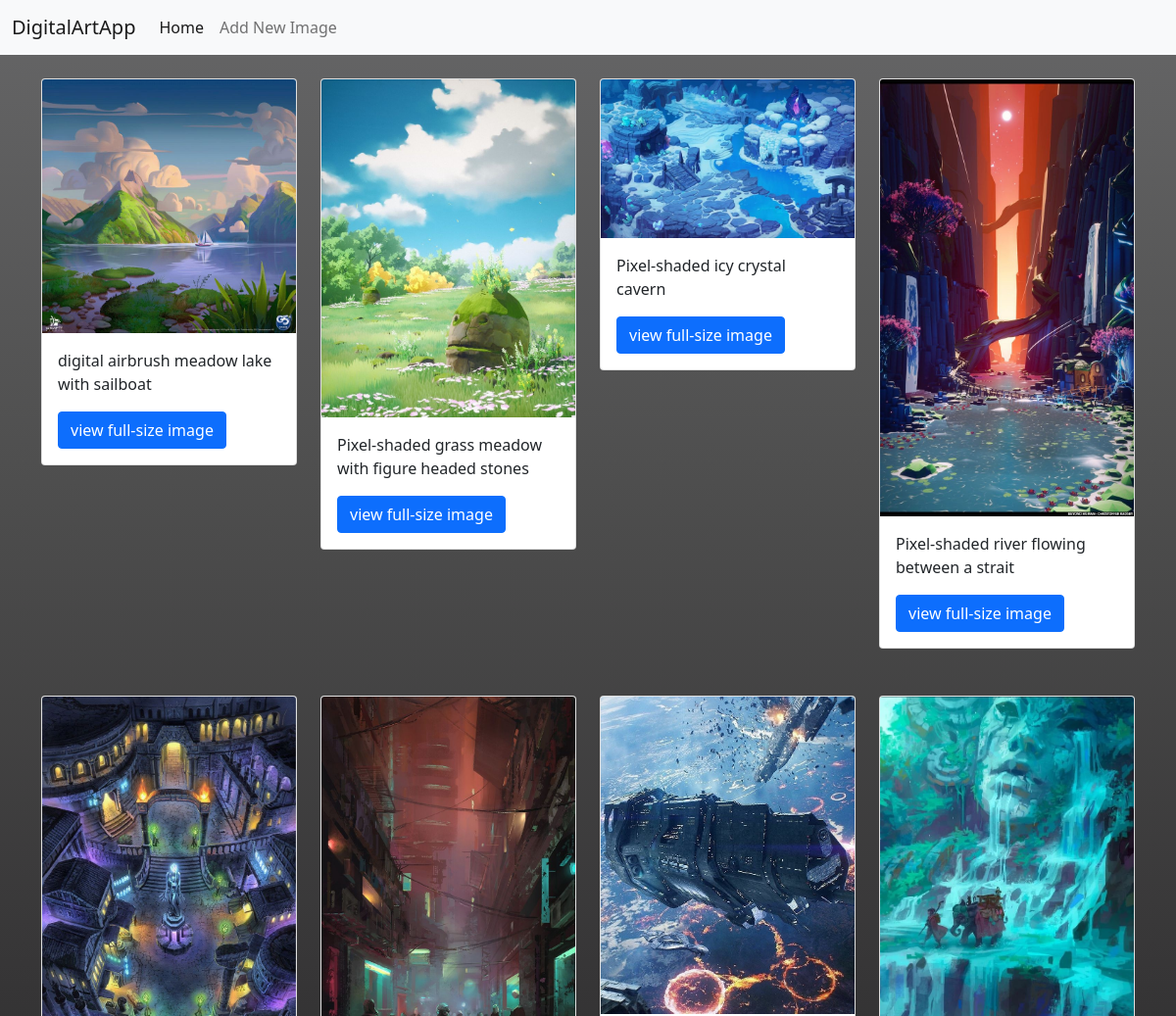
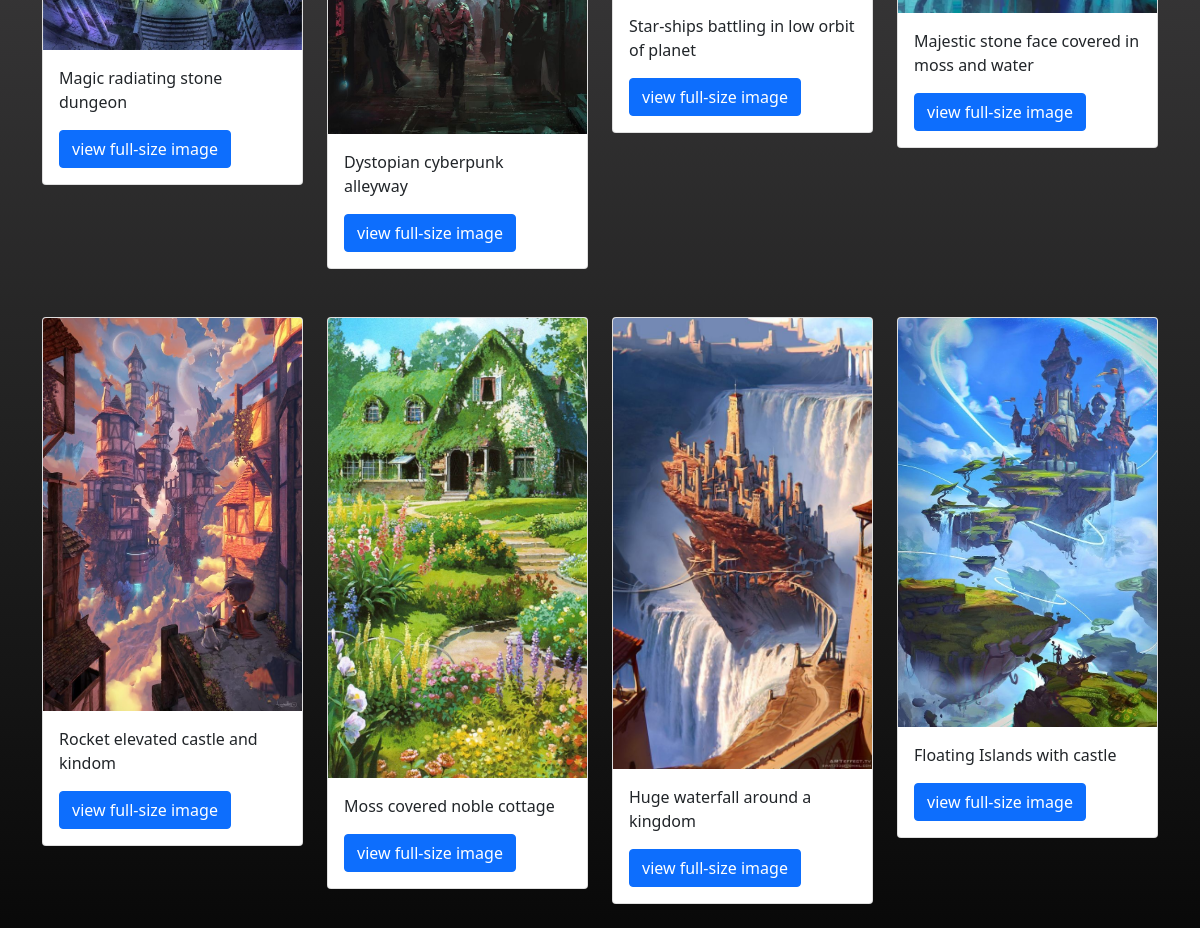
The page / on the database its author committed (2 pictures, top to bottom).
### feed/models.py (models this page shows, shortened)
class Post(models.Model):
    text = models.CharField(max_length=140,blank=False,null=False)
    image = ImageField()

### feed/views.py (the view)
# urls.py: path('', HomePageView.as_view(), name='index'),
class  HomePageView(TemplateView):
    template_name = 'home.html'
    def get_context_data(self, **kwargs):
        context = super().get_context_data(**kwargs)
        context['posts'] = Post.objects.all().order_by('-id')
        return context

### templates/home.html (shortened to what this page needs)
{% extends "base.html" %}
{% load thumbnail %}
{% block body %}
    <div class="row">
        {% for post in posts %}
            <div class="col-sm-6 col-md-3">
                <div class="card my-4">
                    {% thumbnail post.image "200x200" crop="center" as im %}
                        <img src="{{ im.url }}" class="card-img-top" alt="...">
                    {% endthumbnail %}
                    <div class="card-body">
                        <p class="card-text">{{ post.text }} </p>
                        <a href="{% url 'feed:detail' post.id %}" class="btn btn-primary">view full-size image</a>
                    </div>
                </div>
            </div>
            {% empty %}
                <div class="col-sm-6 offset-3 text-center py-5 my-5">
                    <h3>Welcome to DigiArtApp!</h3>
                    <p>Share by uploading your favorite digitally created art!</p>
                    <a href="{% url 'feed:post' %}"class="btn btn-lg btn-success">Upload Image</a>
                </div>
        {% endfor %}
    </div>
{% endblock %}

### templates/base.html (shortened to what this page needs)
<!DOCTYPE html>
<html lang="en">
<head>
    <link href="https://cdn.jsdelivr.net/npm/bootstrap@5.1.3/dist/css/bootstrap.min.css" rel="stylesheet">
</head>
<body style="background-color: rgb(14, 13, 13);
                background:linear-gradient(to bottom, #666667, #4e4e4e, #373637, #212121, #090909);">
    {% include "includes/navbar.html" %}
    <div class="container">
        {% block body %} {% endblock %}
    </div>
</body>
</html>

### templates/includes/navbar.html (shortened to what this page needs)
 <nav class="navbar navbar-expand-lg navbar-light bg-light">
        <div class="container-fluid">
          <a class="navbar-brand" href="/">DigitalArtApp</a>
          <div class="collapse navbar-collapse" id="navbarNav">
            <ul class="navbar-nav">
              <li class="nav-item">
                <a class="nav-link active" aria-current="page" href="{% url 'feed:index' %}">Home</a>
              </li>
              <li class="nav-item">
                <a class="nav-link" href="{% url 'feed:post' %}">Add New Image</a>
              </li>
            </ul>
          </div>
        </div>
    </nav>

### rows shown on the page
Post: shows a picture, text "digital airbrush meadow lake with sailboat"
Post: shows a picture, text "Pixel-shaded grass meadow with figure headed stones"
Post: shows a picture, text "Pixel-shaded icy crystal cavern"
Post: shows a picture, text "Pixel-shaded river flowing between a strait"
Post: shows a picture, text "Magic radiating stone dungeon"
Post: shows a picture, text "Dystopian cyberpunk alleyway"
Post: shows a picture, text "Star-ships battling in low orbit of planet"
Post: shows a picture, text "Majestic stone face covered in moss and water"
Post: shows a picture, text "Rocket elevated castle and kindom"
Post: shows a picture, text "Moss covered noble cottage"
Post: shows a picture, text "Huge waterfall around a kingdom"
Post: shows a picture, text "Floating Islands with castle"
